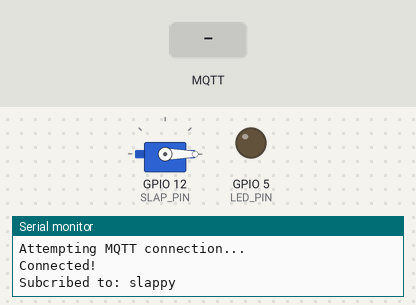
Simulated run of this sketch. Board: ESP8266 (NodeMCU). Parts: servo, output pins drawn as LEDs (lit = HIGH), the last lines printed to the serial monitor. Inputs (shaded band) come from the test bench. WiFi joins after 1.5 s; servers stay silent unless stated; no MQTT or app messages arrive unless stated.

Above: at 4.7 s.
4.8 s: MQTT message "," arrives on the first subscribed topic
At 5.05 s:
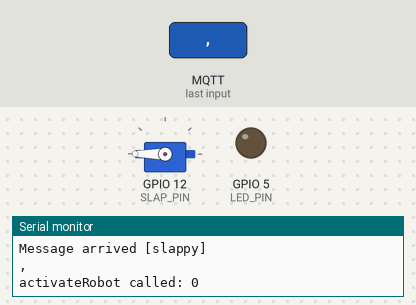
7.0 s: MQTT message "on" arrives on the first subscribed topic
At 7.6 s:
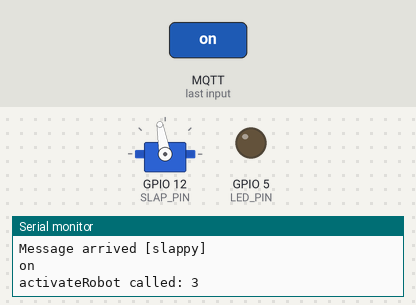
Timing chart, 0 to 10.0 s (numbered marks = the images above; inputs shaded):
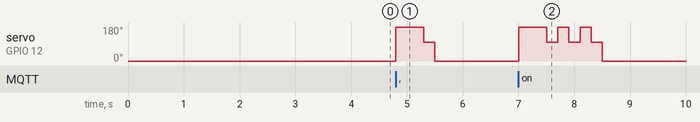

Measured:
- after the input at 4.8 s, servo on GPIO 12 (SLAP_PIN): 0° → 180° at once, → 100° 0.50 s later, → 0° 0.20 s later
- after the input at 7.0 s, servo on GPIO 12 (SLAP_PIN): 0° → 180° at once, then repeats every 0.40 s: 100° 0.20 s, 180° 0.20 s, until it stays 0° from 8.5 s

The sketch:

slap-robot.ino
```cpp
/*******************************************************************
  Connect to local MQTT server with a Bot

  ESP8266 library from https://github.com/esp8266/Arduino

  Created for noycebru www.twitch.tv/noycebru
 *******************************************************************/
#include "robot.h"
#include "robot_wifi.h"
#include <ESP8266WiFi.h>
#include <PubSubClient.h>
#include <Servo.h>

//------------------------------
WiFiClient wiFiClient;
PubSubClient client(wiFiClient); // MQTT client
Servo servo;

// Put your setup code here, to run once:
void setup() {

  setupSerial();

  setupPins();

  setupServo();

  setupWIFI();

  setupMQTT();
}

void setupSerial() {
  Serial.begin(115200);
  Serial.println();
}

void setupPins() {
    pinMode(LED_PIN, OUTPUT);
    pinMode(SLAP_PIN, OUTPUT);
}

void setupWIFI() {
  // Attempt to connect to Wifi network:
  Serial.print("Connecting Wifi: ");
  Serial.println(WIFI_SSID);

  WiFi.begin(WIFI_SSID, WIFI_PASSWORD);

  while (WiFi.status() != WL_CONNECTED) {
    Serial.print(".");
    delay(500);
  }

  Serial.println("");
  Serial.println("WiFi connected");
  Serial.println("IP address: ");

  IPAddress ip = WiFi.localIP();
  Serial.println(ip);
}

void setupMQTT() {
  client.setServer(MQTT_BROKER.c_str(), MQTT_PORT);
  client.setCallback(callback);// Initialize the callback routine
}

void setupServo() {
  servo.attach(SLAP_PIN);
  servo.write(SERVO_HOME_POSITION);
  delay(2000);
}

void loop() {
  // Check to make sure we are connected to the mqtt server
  reconnectClient();

  // Tell the mqtt client to process its loop
  client.loop();
}

// Reconnect to client
void reconnectClient() {
  // Loop until we're reconnected
  while (!client.connected()) {
    Serial.println("Attempting MQTT connection...");
    // Attempt to connect
    if(client.connect(MQTT_ID.c_str())) {

      Serial.println("Connected!");

      for(int i=0;i < MQTT_TOPIC_COUNT;i++){
        client.subscribe(MQTT_TOPIC[i].c_str());
        Serial.print("Subcribed to: ");
        Serial.println(MQTT_TOPIC[i]);
      }
    } else {
      Serial.println(" try again in 5 seconds");
      // Wait before retrying
      delay(MQTT_RECONNECT_DELAY);
    }
    Serial.println('\n');
  }
}

// Handle incomming messages from the broker
void callback(char* topic, byte* payload, unsigned int length) {
  String response;
  String msgTopic = String(topic);

  Serial.println("topic received message:");
  Serial.println(msgTopic);

  for (int i = 0; i < length; i++) {
    response += (char)payload[i];
  }
  Serial.print("Message arrived [");
  Serial.print(topic);
  Serial.println("] ");
  Serial.println(response);

  // We need to set the default value for the older message format
  long activateValue = ACTIVATE_DEFAULT;

  // This is quick and dirty with minimal input checking
  // We are the only ones sending this data so we shouldn't have to worry
  if (response.indexOf(",") != -1) {
    // It looks like we are receiving the new format so try and parse the activation time
    int delimiterLocation = response.indexOf(",");
    activateValue = response.substring(delimiterLocation + 1, response.length()).toFloat();
  }

  // We need to turn the robot on
  activateRobot(activateValue);
}

void activateRobot(long activateValue) {

  Serial.print("activateRobot called: ");
  Serial.println(activateValue);

  // Swing the servo out to for the first smack
  servo.write(SERVO_FULL_POSITION);
  delay(500); // We need a little bit extra of a delay here so it reaches full swing
  servo.write(SERVO_PARTIAL_POSITION);
  delay(200);

  // We loop for the number of slaps
  for (int i = 1; i < activateValue; i++) {
    servo.write(SERVO_FULL_POSITION);
    delay(200);
    servo.write(SERVO_PARTIAL_POSITION);
    delay(200);
  }

  // Move the servo back to the park position
  servo.write(SERVO_HOME_POSITION);
  delay(500);

  Serial.println("activateRobot completed!");
  Serial.println("\n");
}
```

robot.h
```cpp
/*******************************************************************
  Connect to local MQTT server with a Bot

  Created with code from noycebru www.twitch.tv/noycebru
 *******************************************************************/

#ifndef SLAP_MACHINE_H
#define SLAP_MACHINE_H

// Configure your default pin numbers
const int LED_PIN = 5;
const int SLAP_PIN = 12;

const int SERVO_HOME_POSITION = 0;
const int SERVO_FULL_POSITION = 180;
const int SERVO_PARTIAL_POSITION = 100;

// The amount of time to activate the robot
const int ACTIVATE_DEFAULT = 3; // time in ms

//------- Update the following! ------
const String MQTT_ID = "slap-robot-001"; // ID for this client when connecting to MQTT
const String MQTT_BROKER = "192.168.1.22"; // Hostname or IP of your MQTT server
const int MQTT_PORT = 1883; // Set the port used by your MQTT server
const int MQTT_RECONNECT_DELAY = 5000; // Time in ms to wait between reconnect attempts
const int MQTT_TOPIC_COUNT = 1; // This should match the number of topics you wish to subscribe to
const String MQTT_TOPIC[MQTT_TOPIC_COUNT] = {"slappy"}; // The topic name you wish to listen for

#endif
```

robot_wifi.h
```cpp
/*******************************************************************
  Connect to local MQTT server with a Bot

  Created with code from noycebru www.twitch.tv/noycebru
 *******************************************************************/

#ifndef ROBOT_WIFI_H
#define ROBOT_WIFI_H

//------- Update the following! ------
char WIFI_SSID[] = "";       // your network SSID (name)
const char WIFI_PASSWORD[] = "";  // your network key

#endif
```
